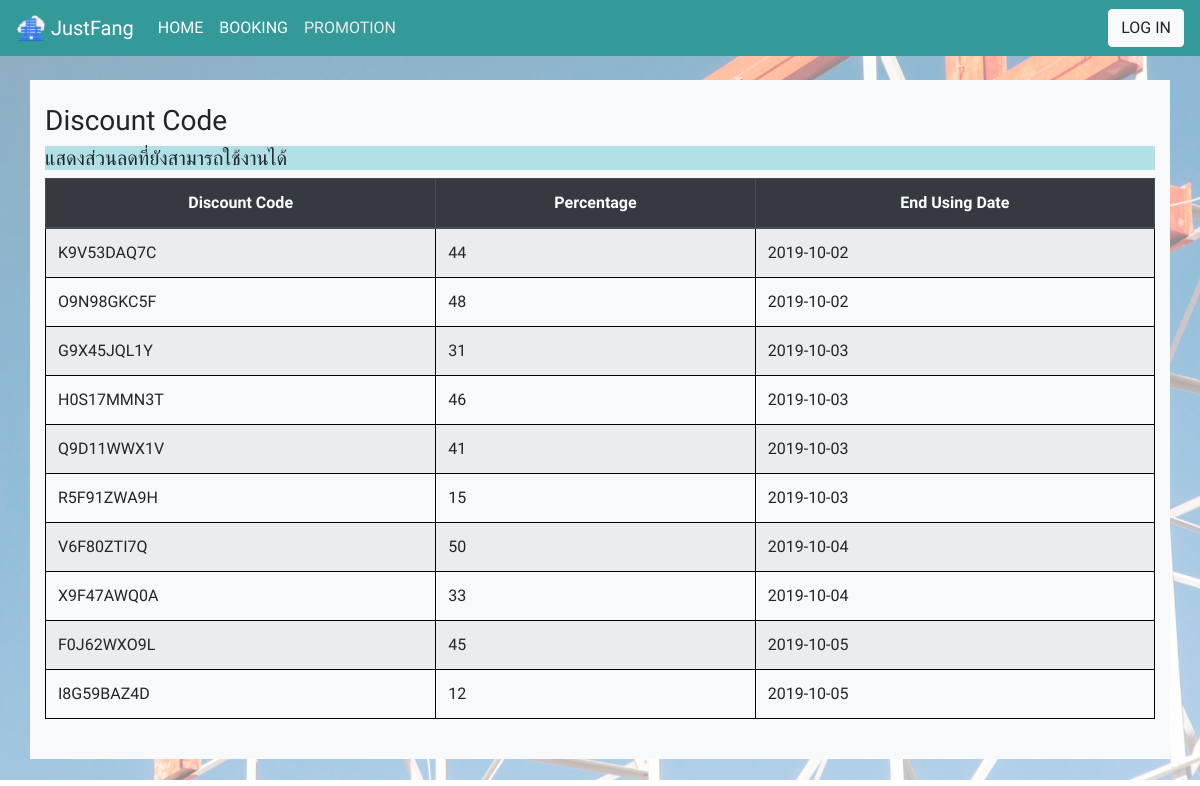
Page /viewdiscount.php on the committed database.
### tables this page shows
CREATE TABLE `discountinfo` (
  `DiscountCode` varchar(10) NOT NULL,
  `DiscountPercent` int(11) NOT NULL,
  `ExpireDate` timestamp NOT NULL DEFAULT CURRENT_TIMESTAMP ON UPDATE CURRENT_TIMESTAMP,
  `StartUsingDate` timestamp NOT NULL DEFAULT '0000-00-00 00:00:00',
  `EndUsingDate` timestamp NOT NULL DEFAULT '0000-00-00 00:00:00'
);

### viewdiscount.php (the view, shortened to what this page needs)
<!DOCTYPE html>
<html>
    <head>
        <link rel="stylesheet" href="https://stackpath.bootstrapcdn.com/bootstrap/4.3.1/css/bootstrap.min.css">
        <?php include('connect.php');?>
        <link rel="stylesheet" href="bgdiscount.css">
    </head>
    <body class="bgdiscount">
  <nav class="navbar navbar-expand-lg navbar-light" style="background-color: #339999;" id="mynav">
    <a class="navbar-brand" style="color: white">
      <img src="pic/logo.png" width="30" height="30" class="d-inline-block align-top" alt="">
      JustFang
    </a>
    <div class="collapse navbar-collapse" id="navbarSupportedContent">
      <ul class="navbar-nav mr-auto">
        <li class="nav-item">
          <a class="nav-link" href="welcome.php"  style="color:white">HOME</a>
        </li>
        <li class="nav-item">
          <a class="nav-link" href="booking_form.php" style="color: white">BOOKING</a>
        </li>
        <li class="nav-item">
          <a class="nav-link" href="#" style="color:#eceaea">PROMOTION</a>
        </li>
      </ul>
      <?php
        if($_SESSION['role']=='member'){
          echo "<a class=" ."'nav-link'"." style="."'color: white'".">".$_SESSION['message']."</a>";
          echo "<a href="."'login.php'". "class="."'btn btn-secondary'".">LOG OUT</a>";
        }else{
          echo "<a href="."'login.php'". "class="."'btn btn-light'".">LOG IN</a>";
        }
      ?>
    </div>
  </nav>
  <br>
        <div class="container bg-light" >
            <br>
            <h3>Discount Code</h3>
            <h5 style="background-color: powderblue">แสดงส่วนลดที่ยังสามารถใช้งานได้</h5>
            <table class="table table-striped">
                <thead class="thead-dark">
                    <tr>
                        <th>Discount Code</th>
                        <th>Percentage</th>
                        <th>End Using Date</th>
                    </tr>
                </thead>
                <tbody>
                    <?php
                        $sql =
                        "SELECT DiscountCode,DiscountPercent AS Percent, DATE(EndUsingDate) AS EndUsingDate
                        FROM discountinfo
                        WHERE DiscountCode NOT IN ( SELECT DiscountCode FROM bookinginfo WHERE DiscountCode is not null) AND DATE(EndUsingDate)-DATE(CURRENT_TIMESTAMP)>0
                        ORDER BY EndUsingDate
                        LIMIT 10
                        ";
                        $result = mysqli_query($con,$sql);
                        while($row=mysqli_fetch_array($result)){
                            echo '<tr>';
                            echo '<td>'.$row['DiscountCode'].'</td>';
                            echo '<td>'.$row['Percent'].'</td>';
                            echo '<td>'.$row['EndUsingDate'].'</td>';
                            echo '</tr>';
                        }
                    ?>
                </tbody>
            </table>
            <br>
        </div>
        <br>
    </body>
</html>

### bgdiscount.css (style rules this page uses)
.bgdiscount { height: 95vh; min-height: 500px; background-image: url('pic/hotel16.jpg'); background-size: cover; background-position: center; background-repeat: no-repeat; font-family: 'Prompt', sans-serif; }

### viewdiscount.php (style rules this page uses)
table, th, td { border: 1px solid black; border-collapse: collapse; }
th { text-align: center; }

### rows in the picture
discountinfo: DiscountCode "K9V53DAQ7C", DiscountPercent "44", EndUsingDate "2019-10-02"
discountinfo: DiscountCode "O9N98GKC5F", DiscountPercent "48", EndUsingDate "2019-10-02"
discountinfo: DiscountCode "G9X45JQL1Y", DiscountPercent "31", EndUsingDate "2019-10-03"
discountinfo: DiscountCode "H0S17MMN3T", DiscountPercent "46", EndUsingDate "2019-10-03"
discountinfo: DiscountCode "Q9D11WWX1V", DiscountPercent "41", EndUsingDate "2019-10-03"
discountinfo: DiscountCode "R5F91ZWA9H", DiscountPercent "15", EndUsingDate "2019-10-03"
discountinfo: DiscountCode "V6F80ZTI7Q", DiscountPercent "50", EndUsingDate "2019-10-04"
discountinfo: DiscountCode "X9F47AWQ0A", DiscountPercent "33", EndUsingDate "2019-10-04"
discountinfo: DiscountCode "F0J62WXO9L", DiscountPercent "45", EndUsingDate "2019-10-05"
discountinfo: DiscountCode "I8G59BAZ4D", DiscountPercent "12", EndUsingDate "2019-10-05"
